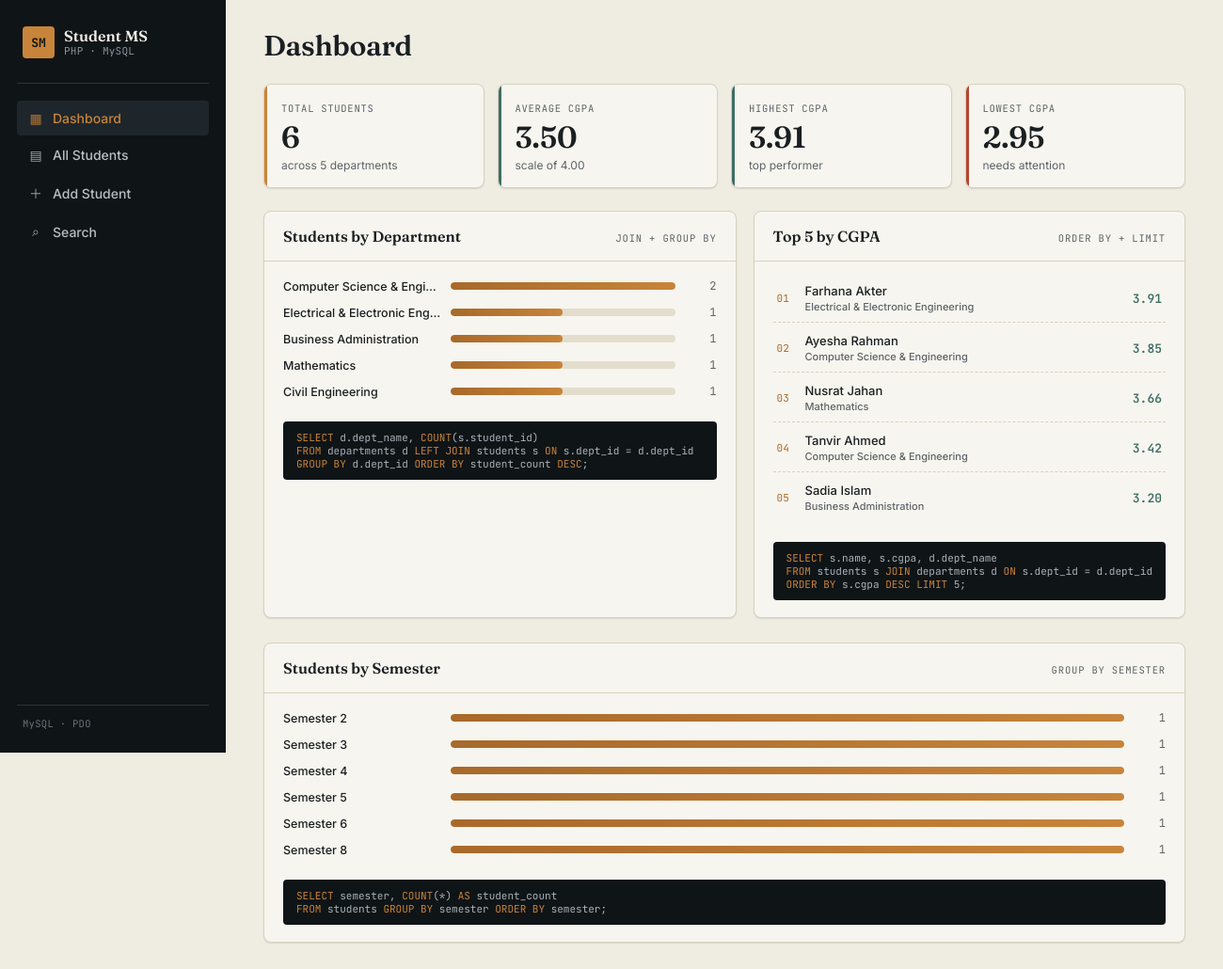
The page / on the database its author committed.
### tables this page shows
CREATE TABLE students (
    student_id   VARCHAR(20) PRIMARY KEY,            
    name         VARCHAR(100) NOT NULL,
    email        VARCHAR(150) NOT NULL UNIQUE,
    dept_id      INT NOT NULL,
    semester     TINYINT NOT NULL,
    cgpa         DECIMAL(3,2) NOT NULL,
    created_at   TIMESTAMP NOT NULL DEFAULT CURRENT_TIMESTAMP,
    updated_at   TIMESTAMP NOT NULL DEFAULT CURRENT_TIMESTAMP ON UPDATE CURRENT_TIMESTAMP,
    CONSTRAINT chk_semester CHECK (semester BETWEEN 1 AND 12),
    CONSTRAINT chk_cgpa CHECK (cgpa >= 0.00 AND cgpa <= 4.00),
    CONSTRAINT fk_student_department
        FOREIGN KEY (dept_id) REFERENCES departments(dept_id)
        ON UPDATE CASCADE
        ON DELETE RESTRICT
);

CREATE TABLE departments (
    dept_id     INT AUTO_INCREMENT PRIMARY KEY,
    dept_name   VARCHAR(100) NOT NULL UNIQUE
);

### includes/student_functions.php (called while the page is built, shortened)
<?php
function getDashboardStats(): array {
    $pdo = getConnection();
    $totalStudents = (int) $pdo->query("SELECT COUNT(*) AS total FROM students")
                                ->fetch()['total'];
    $byDepartment = $pdo->query(
        "SELECT d.dept_name, COUNT(s.student_id) AS student_count
         FROM departments d
         LEFT JOIN students s ON s.dept_id = d.dept_id
         GROUP BY d.dept_id, d.dept_name
         ORDER BY student_count DESC"
    )->fetchAll();
    $cgpaStats = $pdo->query(
        "SELECT
            ROUND(AVG(cgpa), 2) AS avg_cgpa,
            MAX(cgpa) AS max_cgpa,
            MIN(cgpa) AS min_cgpa
         FROM students"
    )->fetch();
    $bySemester = $pdo->query(
        "SELECT semester, COUNT(*) AS student_count
         FROM students
         GROUP BY semester
         ORDER BY semester"
    )->fetchAll();
    $topStudents = $pdo->query(
        "SELECT s.student_id, s.name, s.cgpa, d.dept_name
         FROM students s
         JOIN departments d ON s.dept_id = d.dept_id
         ORDER BY s.cgpa DESC
         LIMIT 5"
    )->fetchAll();
    return [
        'total_students' => $totalStudents,
        'by_department'  => $byDepartment,
        'avg_cgpa'       => $cgpaStats['avg_cgpa'] ?? 0,
        'max_cgpa'       => $cgpaStats['max_cgpa'] ?? 0,
        'min_cgpa'       => $cgpaStats['min_cgpa'] ?? 0,
        'by_semester'    => $bySemester,
        'top_students'   => $topStudents,
    ];
}

### index.php (the view)
<?php
require_once __DIR__ . '/includes/student_functions.php';
$pageTitle = 'Dashboard';
$activeNav = 'dashboard';
$stats = getDashboardStats();
$maxDeptCount = 1;
foreach ($stats['by_department'] as $row) {
    $maxDeptCount = max($maxDeptCount, (int) $row['student_count']);
}
$maxSemCount = 1;
foreach ($stats['by_semester'] as $row) {
    $maxSemCount = max($maxSemCount, (int) $row['student_count']);
}
require __DIR__ . '/includes/header.php';
?>
<div class="stat-grid">
    <div class="stat-card">
        <div class="stat-label">Total Students</div>
        <div class="stat-value"><?= (int) $stats['total_students'] ?></div>
        <div class="stat-sub">across <?= count($stats['by_department']) ?> departments</div>
    </div>
    <div class="stat-card teal">
        <div class="stat-label">Average CGPA</div>
        <div class="stat-value"><?= number_format((float) $stats['avg_cgpa'], 2) ?></div>
        <div class="stat-sub">scale of 4.00</div>
    </div>
    <div class="stat-card teal">
        <div class="stat-label">Highest CGPA</div>
        <div class="stat-value"><?= number_format((float) $stats['max_cgpa'], 2) ?></div>
        <div class="stat-sub">top performer</div>
    </div>
    <div class="stat-card red">
        <div class="stat-label">Lowest CGPA</div>
        <div class="stat-value"><?= number_format((float) $stats['min_cgpa'], 2) ?></div>
        <div class="stat-sub">needs attention</div>
    </div>
</div>
<div class="dashboard-grid">
    <div class="panel">
        <div class="panel-header">
            <span class="panel-title">Students by Department</span>
            <span class="panel-eyebrow">JOIN + GROUP BY</span>
        </div>
        <div class="bar-list">
            <?php foreach ($stats['by_department'] as $row): ?>
            <div class="bar-row">
                <div class="bar-row-label"><?= htmlspecialchars($row['dept_name']) ?></div>
                <div class="bar-track">
                    <div class="bar-fill" style="width: <?= round(((int)$row['student_count']) / $maxDeptCount * 100, 1) ?>%"></div>
                </div>
                <div class="bar-row-value"><?= (int) $row['student_count'] ?></div>
            </div>
            <?php endforeach; ?>
        </div>
        <div style="padding: 0 20px 18px;">
            <div class="query-note"><span class="kw">SELECT</span> d.dept_name, <span class="kw">COUNT</span>(s.student_id)
<span class="kw">FROM</span> departments d <span class="kw">LEFT JOIN</span> students s <span class="kw">ON</span> s.dept_id = d.dept_id
<span class="kw">GROUP BY</span> d.dept_id <span class="kw">ORDER BY</span> student_count <span class="kw">DESC</span>;</div>
        </div>
    </div>
    <div class="panel">
        <div class="panel-header">
            <span class="panel-title">Top 5 by CGPA</span>
            <span class="panel-eyebrow">ORDER BY + LIMIT</span>
        </div>
        <ul class="top-list">
            <?php if ($stats['top_students']): ?>
                <?php foreach ($stats['top_students'] as $i => $s): ?>
                <li class="top-item">
                    <span class="top-rank"><?= str_pad((string)($i + 1), 2, '0', STR_PAD_LEFT) ?></span>
                    <span class="top-name"><?= htmlspecialchars($s['name']) ?><br><span class="top-dept"><?= htmlspecialchars($s['dept_name']) ?></span></span>
                    <span class="top-cgpa"><?= number_format((float) $s['cgpa'], 2) ?></span>
                </li>
                <?php endforeach; ?>
            <?php else: ?>
                <li class="top-item">No students yet.</li>
            <?php endif; ?>
        </ul>
        <div style="padding: 0 20px 18px;">
            <div class="query-note"><span class="kw">SELECT</span> s.name, s.cgpa, d.dept_name
<span class="kw">FROM</span> students s <span class="kw">JOIN</span> departments d <span class="kw">ON</span> s.dept_id = d.dept_id
<span class="kw">ORDER BY</span> s.cgpa <span class="kw">DESC LIMIT</span> 5;</div>
        </div>
    </div>
</div>
<div class="panel section-gap">
    <div class="panel-header">
        <span class="panel-title">Students by Semester</span>
        <span class="panel-eyebrow">GROUP BY semester</span>
    </div>
    <div class="bar-list">
        <?php if ($stats['by_semester']): ?>
            <?php foreach ($stats['by_semester'] as $row): ?>
            <div class="bar-row">
                <div class="bar-row-label">Semester <?= (int) $row['semester'] ?></div>
                <div class="bar-track">
                    <div class="bar-fill" style="width: <?= round(((int)$row['student_count']) / $maxSemCount * 100, 1) ?>%"></div>
                </div>
                <div class="bar-row-value"><?= (int) $row['student_count'] ?></div>
            </div>
            <?php endforeach; ?>
        <?php else: ?>
            <div class="empty-state">No student data yet.</div>
        <?php endif; ?>
    </div>
    <div style="padding: 0 20px 18px;">
        <div class="query-note"><span class="kw">SELECT</span> semester, <span class="kw">COUNT</span>(*) <span class="kw">AS</span> student_count
<span class="kw">FROM</span> students <span class="kw">GROUP BY</span> semester <span class="kw">ORDER BY</span> semester;</div>
    </div>
</div>
<?php require __DIR__ . '/includes/footer.php'; ?>

### includes/header.php (shortened to what this page needs)
<?php
$pageTitle = $pageTitle ?? 'Student Management System';
$activeNav = $activeNav ?? '';
?>
<!DOCTYPE html>
<html lang="en">
<head>
<link rel="stylesheet" href="assets/css/style.css">
</head>
<body>
<div class="app-shell">
    <aside class="sidebar">
        <div class="brand">
            <div class="brand-mark">SM</div>
            <div class="brand-text">
                <span class="brand-title">Student MS</span>
                <span class="brand-sub">PHP · MySQL</span>
            </div>
        </div>
        <nav class="nav">
            <a href="index.php" class="nav-link <?= $activeNav === 'dashboard' ? 'active' : '' ?>">
                <span class="nav-icon">▦</span> Dashboard
            </a>
            <a href="students.php" class="nav-link <?= $activeNav === 'students' ? 'active' : '' ?>">
                <span class="nav-icon">▤</span> All Students
            </a>
            <a href="add_student.php" class="nav-link <?= $activeNav === 'add' ? 'active' : '' ?>">
                <span class="nav-icon">＋</span> Add Student
            </a>
            <a href="search.php" class="nav-link <?= $activeNav === 'search' ? 'active' : '' ?>">
                <span class="nav-icon">⌕</span> Search
            </a>
        </nav>
        <div class="sidebar-footer">
            <span>MySQL · PDO</span>
        </div>
    </aside>
    <main class="content">
        <header class="topbar">
            <h1 class="page-heading"><?= htmlspecialchars($pageTitle) ?></h1>
        </header>

### includes/footer.php
    </main>
</div>
</body>
</html>

### rows shown on the page
students: i "01", name "Farhana Akter", dept.dept_name "Electrical & Electronic Engineering", cgpa "3.91"
students: i "02", name "Ayesha Rahman", dept.dept_name "Computer Science & Engineering", cgpa "3.85"
students: i "03", name "Nusrat Jahan", dept.dept_name "Mathematics", cgpa "3.66"
students: i "04", name "Tanvir Ahmed", dept.dept_name "Computer Science & Engineering", cgpa "3.42"
students: i "05", name "Sadia Islam", dept.dept_name "Business Administration", cgpa "3.20"

### other values the page prints
$pageTitle "Dashboard"
$stats['total_students'] "6"
count($stats['by_department']) "5"
$stats['avg_cgpa'] "3.50"
$stats['max_cgpa'] "3.91"
$stats['min_cgpa'] "2.95"
$row['dept_name'] "Computer Science & Engi…"
$row['student_count'] "2"
$row['dept_name'] "Electrical & Electronic Eng…"
$row['student_count'] "1"
$row['dept_name'] "Business Administration"
$row['dept_name'] "Mathematics"
$row['dept_name'] "Civil Engineering"
$row['semester'] "2"
$row['semester'] "3"
